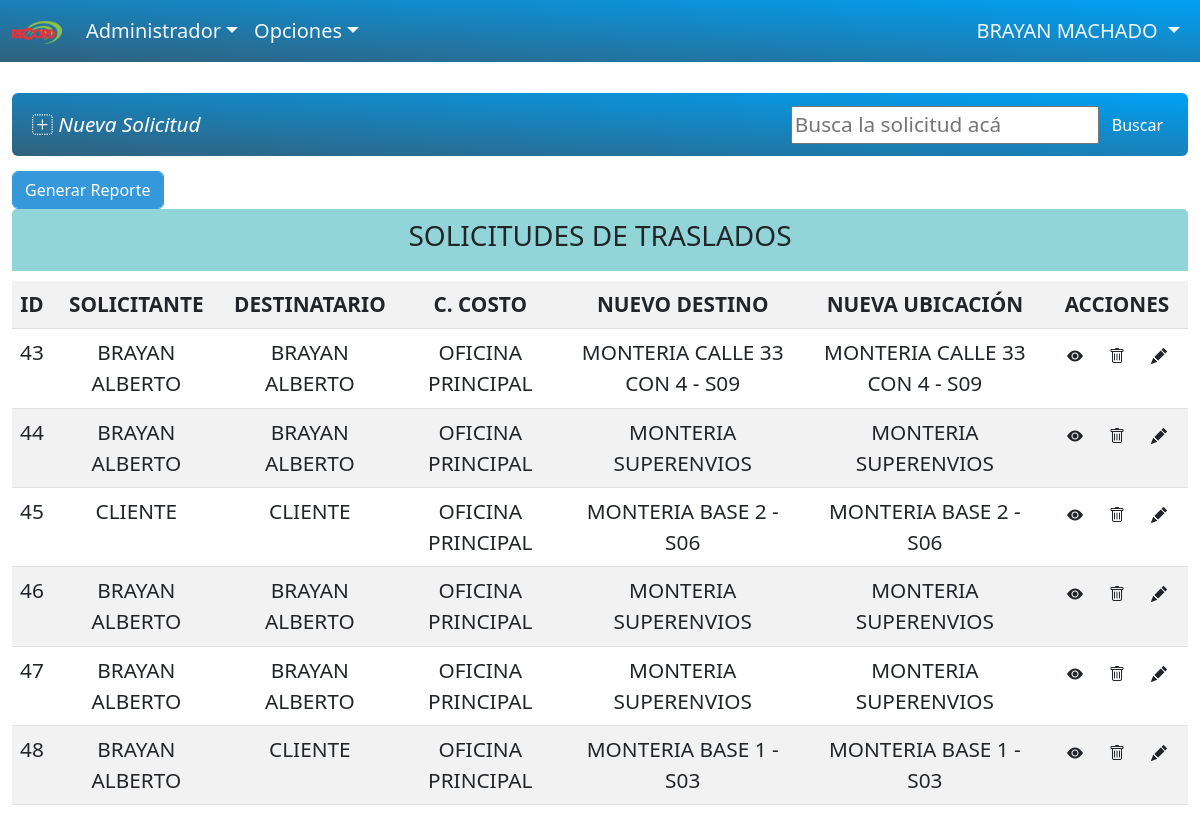
The page /administrador/solicitudes_traslados.php (signed in) on the database its author committed.
### tables this page shows
CREATE TABLE `solicitudes_transferencia` (
  `id` int NOT NULL,
  `usuario_origen` int NOT NULL,
  `usuario_destino` int NOT NULL,
  `zona` int DEFAULT NULL,
  `centro_costo` int NOT NULL,
  `destino` int NOT NULL,
  `ubicacion` int NOT NULL,
  `fecha_solicitud` timestamp NULL DEFAULT CURRENT_TIMESTAMP,
  `estado` int NOT NULL DEFAULT '3'
);

CREATE TABLE `usuarios` (
  `identificacion` int NOT NULL,
  `nombres` varchar(45) DEFAULT NULL,
  `apellidos` varchar(50) NOT NULL,
  `usuario` varchar(45) DEFAULT NULL,
  `password` varchar(5000) DEFAULT NULL,
  `rol` int DEFAULT NULL,
  `fk_idzona` int DEFAULT NULL,
  `estado` int DEFAULT NULL
);

CREATE TABLE `centrocosto` (
  `idcentrocosto` int NOT NULL,
  `nombre_centrocosto` varchar(45) DEFAULT NULL,
  `fk_idzona` int DEFAULT NULL,
  `fk_pais` int DEFAULT NULL,
  `fk_departamento` int DEFAULT NULL,
  `fk_ciudad` int DEFAULT NULL,
  `estado` int DEFAULT NULL
);

CREATE TABLE `destino` (
  `desti_id` int NOT NULL,
  `nombre_destino` varchar(60) DEFAULT NULL,
  `fk_idcentrocosto` int DEFAULT NULL,
  `fk_pais` int DEFAULT NULL,
  `fk_departamento` int DEFAULT NULL,
  `fk_ciudad` int DEFAULT NULL,
  `estado` int DEFAULT NULL
);

CREATE TABLE `ubicacion` (
  `ubica_id` int NOT NULL,
  `nombre_ubicacion` varchar(1000) DEFAULT NULL,
  `fk_desti_id` int DEFAULT NULL,
  `fk_pais` int DEFAULT NULL,
  `fk_departamento` int DEFAULT NULL,
  `fk_ciudad` int DEFAULT NULL,
  `estado` int DEFAULT NULL
);

### administrador/solicitudes_traslados.php (the view, shortened to what this page needs)
<?php
include_once "../database/db.php";
$sql = "SELECT st.id, usu.nombres AS nombre_usuario_solicitante, usua.nombres AS nombre_usuario_destino,
    cc.nombre_centrocosto AS nombre_centrocosto, ds.nombre_destino AS nombre_destino, ub.nombre_ubicacion AS nombre_ubicacion
    FROM solicitudes_transferencia st
    LEFT JOIN usuarios usu ON st.usuario_origen = usu.identificacion
    LEFT JOIN usuarios usua ON st.usuario_destino = usua.identificacion
    LEFT JOIN centrocosto cc ON st.centro_costo = cc.idcentrocosto
    LEFT JOIN destino ds ON st.destino = ds.desti_id
    LEFT JOIN ubicacion ub ON st.ubicacion = ub.ubica_id";
    $result = $conexion->query($sql);
?>
<!DOCTYPE html>
<html lang="en">
<head>
    <link rel="stylesheet" href="https://cdn.jsdelivr.net/npm/bootstrap@5.2.3/dist/css/bootstrap.min.css">
    <link rel="stylesheet" href="https://cdn.jsdelivr.net/npm/bootstrap-icons@1.11.1/font/bootstrap-icons.css">
    <link rel="stylesheet" href="../css/activos.css">
</head>
<body>
    <?php
    include('header.php');
    ?>
    <br>
    <div class="container">
        <nav class="navbar navsep navbar-expand-sm navbar-rednav bg-rednav rounded">
            <div class="container-fluid">
                <div class="navbar-collapse" id="mynavbar">
                    <ul class="navbar-nav me-auto">
                        <li class="nav-item">
                            <i>
                                <a class="nav-item nav-link bi bi-plus-square-dotted" href="traslados/solicitudes.php">
                                    Nueva
                                    Solicitud</a>
                            </i>
                        </li>
                    </ul>
                    <form class="d-flex">
                        <input placeholder="Busca la solicitud acá" onchange="this.form.requestSubmit()" type="text"
                            name="search" id="search">
                        <button class="btn btn-secondary" type="button">Buscar</button>
                    </form>
                </div>
            </div>
        </nav>
        <button onclick="generarPDF()" class="btn third">Generar Reporte</button>
        <div class="row">
            <div class="col-md-8">
                <div class="tzona">
                    <h3>SOLICITUDES DE TRASLADOS</h3>
                </div>
                <table class="bigtables table  table-striped table-hover ">
                    <tbody>
                        <tr class="text-dark">
                            <th scope="col">ID</th>
                            <th scope="col">SOLICITANTE</th>
                            <th scope="col">DESTINATARIO</th>
                            <th scope="col">C. COSTO</th>
                            <th scope="col">NUEVO DESTINO</th>
                            <th scope="col">NUEVA UBICACIÓN</th>
                            <th scope="col">ACCIONES</th>
                        </tr>
                        <?php
                            while ($mostrar = mysqli_fetch_array($result)) {
                        ?>
                        <tr>
                            <td>
                                <?php echo $mostrar['id']?>
                            </td>
                            <td>
                                <?php echo $mostrar['nombre_usuario_solicitante']?>
                            </td>
                            <td>
                                <?php echo $mostrar['nombre_usuario_destino']?>
                            </td>
                            <td>
                                <?php echo $mostrar['nombre_centrocosto']?>
                            </td>
                            <td>
                                <?php echo $mostrar['nombre_destino']?>
                            </td>
                            <td>
                                <?php echo $mostrar['nombre_ubicacion']?>
                            </td>
                            <td>
                                <i class="separar">
                                    <a class="bi bi-eye-fill text-dark btn" href=""></a>
                                    <form class="button_to" method="post" action=""><input type="hidden" name="_method"
                                            value="delete" autocomplete="off"><button class="bi bi-trash  text-dark btn"
                                            data-turbo-confirm="Estás seguro?" type="submit"></button><input
                                            autocomplete="off"></form>
                                    <a title="Editar" class=" bi bi-pencil-fill  text-dark btn" href=""></a>
                                </i>
                            </td>
                        </tr>
                        <?php
                            }
                        ?>
                    </tbody>
                </table>
            </div>
        </div>
    </div>
</body>
</html>

### rows shown on the page
solicitudes_transferencia: id "43", usuario_origen.nombres "BRAYAN ALBERTO", centro_costo.nombre_centrocosto "OFICINA PRINCIPAL", destino.nombre_destino "MONTERIA CALLE 33 CON 4 - S09", ubicacion.nombre_ubicacion "MONTERIA CALLE 33 CON 4 - S09"
solicitudes_transferencia: id "44", usuario_origen.nombres "BRAYAN ALBERTO", centro_costo.nombre_centrocosto "OFICINA PRINCIPAL", destino.nombre_destino "MONTERIA SUPERENVIOS", ubicacion.nombre_ubicacion "MONTERIA SUPERENVIOS"
solicitudes_transferencia: id "45", usuario_origen.nombres "CLIENTE", centro_costo.nombre_centrocosto "OFICINA PRINCIPAL", destino.nombre_destino "MONTERIA BASE 2 - S06", ubicacion.nombre_ubicacion "MONTERIA BASE 2 - S06"
solicitudes_transferencia: id "46", usuario_origen.nombres "BRAYAN ALBERTO", centro_costo.nombre_centrocosto "OFICINA PRINCIPAL", destino.nombre_destino "MONTERIA SUPERENVIOS", ubicacion.nombre_ubicacion "MONTERIA SUPERENVIOS"
solicitudes_transferencia: id "47", usuario_origen.nombres "BRAYAN ALBERTO", centro_costo.nombre_centrocosto "OFICINA PRINCIPAL", destino.nombre_destino "MONTERIA SUPERENVIOS", ubicacion.nombre_ubicacion "MONTERIA SUPERENVIOS"
solicitudes_transferencia: id "48", usuario_origen.nombres "BRAYAN ALBERTO", usuario_destino.nombres "CLIENTE", centro_costo.nombre_centrocosto "OFICINA PRINCIPAL", destino.nombre_destino "MONTERIA BASE 1 - S03", ubicacion.nombre_ubicacion "MONTERIA BASE 1 - S03"

### other values the page prints
$n_usuario "BRAYAN"
$apellidos "MACHADO"
